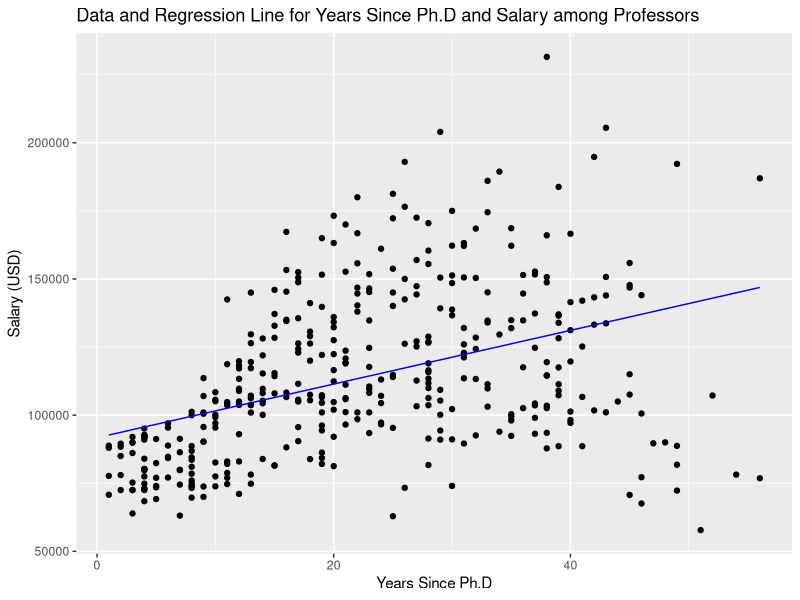

The R source for this figure:
## ---- chunk 1
library(data.table)
library(ggplot2)
library(car)

data("Salaries")
Salaries <- data.table(Salaries)
## ---- chunk 2
print(Salaries)
## ---- chunk 3
regression_output <- lm(salary ~ yrs.since.phd, data=Salaries)
print(regression_output)
## ---- chunk 4
summary(regression_output)
## ---- chunk 5
Salaries[, predicted_salary:= predict(regression_output)]
## ---- chunk 6
new_salaries <- data.table(prof.id=1:5,
                           yrs.since.phd=c(13, 25, 3, 27, 9))
print(new_salaries)
## ---- chunk 7
predict(regression_output, newdata=new_salaries)
## ---- chunk 8
new_salaries[, predicted_salary:= predict(regression_output, newdata=new_salaries)]
## ---- chunk 9
ggplot(Salaries, aes(x=yrs.since.phd)) +
  geom_point(aes(y=salary)) +
  geom_line(aes(y=predicted_salary), color="blue") +
  labs(title="Data and Regression Line for Years Since Ph.D and Salary among Professors",
       x="Years Since Ph.D",
       y="Salary (USD)")
## ---- chunk 10
# load MASS library and UScereal dataset
library(MASS)
data(UScereal)

# save the names of cereals as an actual row, instead of an index value
UScereal$cereal_name <- rownames(UScereal) 

# convert to a data.table
UScereal <- data.table(UScereal) 

# clean up some column values
UScereal[, shelf:=NULL] # we won't need that column
UScereal[, sodium:= sodium/1000] # this converts the units of the "sodium" column from milligrams to grams
UScereal[, potassium:=potassium/1000] # converts units of the "potassium" column from milligrams to grams 

# rearrange the column order
setcolorder(UScereal, c("cereal_name", "mfr", "vitamins", "calories", "protein", "fat", "sodium", "fibre", "carbo", "sugars", "potassium"))
## ---- chunk 11
cereal_output <- lm(calories ~ fat, data=UScereal)
summary(cereal_output)
## ---- chunk 12
UScereal[, predicted_calories:= predict(cereal_output)]
